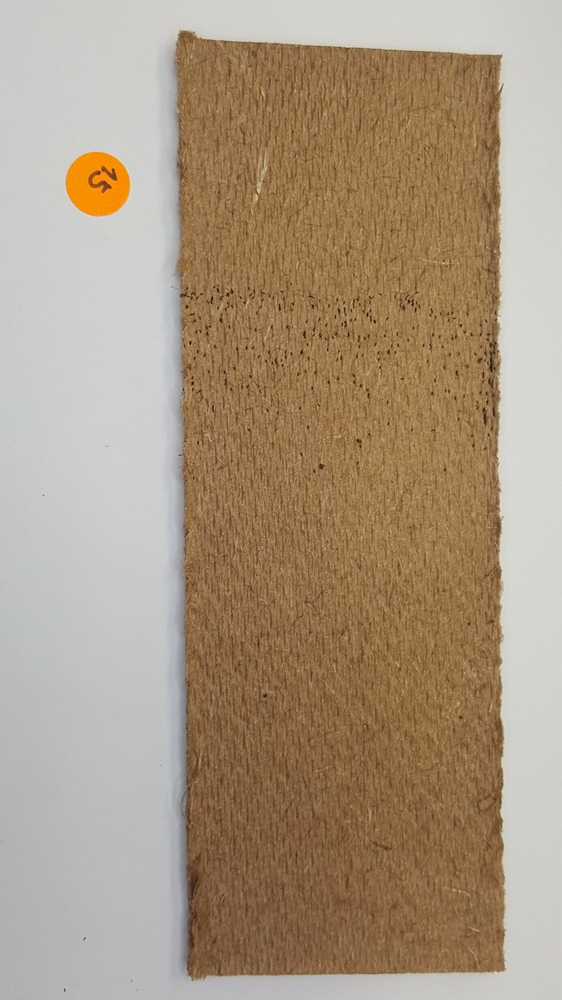
#> input picture src/python-test/palhetas/teste1.jpg, 562 x 1000 px, shrunk from 2988 x 5312 before the run; the run also reads 1 picture not shown here
$ python main.py
#> lines starting #> are read from the running program, lines starting #| are printed output that depends on the picture
#> in main, img_rgb is the input picture: shape (1000, 562, 3); mean B, G, R 129.4, 151.3, 170
### src/python-test/classe.py
import json

class ImageInfo:
    def __init__(self, name, coordinates_pair, count, template_name):
        self.name = name
        self.coordinates_pair = coordinates_pair
        self.count = count
        self.template_name = template_name

    def __str__(self):
        return "name: " + self.name + "\nwidth: " + str(self.coordinates_pair) + "\nchannels: " + str(self.count) + "\ntemplate_name: " + self.template_name

    def __repr__(self):
        return "name: " + self.name + "\nwidth: " + str(self.coordinates_pair) + "\nchannels: " + str(self.count) + "\ntemplate_name: " + self.template_name

    def to_json(self):
        if isinstance(self, ImageInfo):
            return json.dumps(self, default=lambda o: o.__dict__, sort_keys=True, indent=4)
        else:
            return None

def export_data(img, cont, template_name, img_rgb, coordinates):
    image_info = ImageInfo(img, coordinates, cont, template_name)
    json_str = image_info.to_json()
    if json_str is not None:
        json_file_name = "./results/data/"+img_rgb.split('.')[0]+f"template-{template_name}"+f"-{cont}.json"
        with open(json_file_name, "w") as json_file:
            json_file.write(json_str)

### src/python-test/main.py
import cv2 as cv
import numpy as np
from matplotlib import pyplot as plt
import os
from classe import *

def path_test(path):
    assert path is not None, "file could not be read, check with os.path.exists()"

def convert_gray(img):
    img_gray = cv.cvtColor(img, cv.COLOR_BGR2GRAY)
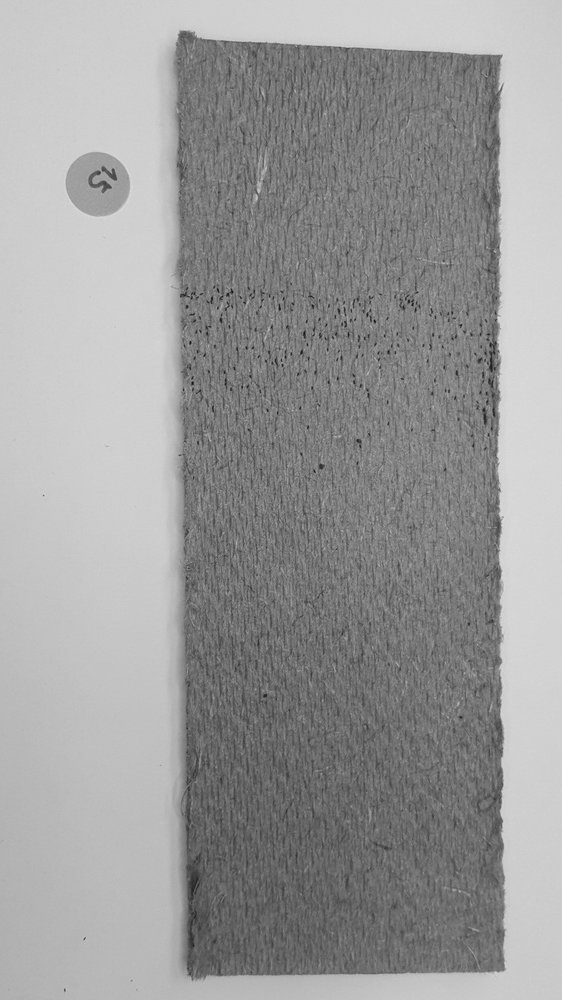
#> img_gray: shape (1000, 562); min 16, max 222, mean 154.4
    return img_gray

def process(img_rgb, template, cont, img):
    img_gray = convert_gray(img_rgb)
    w, h = template.shape[::-1]
#> w = 15; h = 15
    res = cv.matchTemplate(img_gray,template,cv.TM_CCOEFF_NORMED)
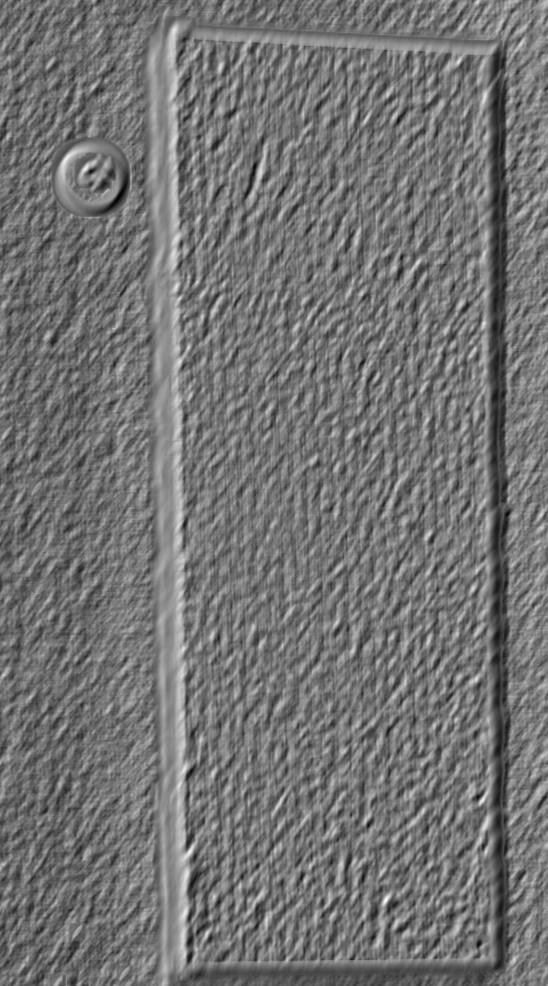
#> res: shape (986, 548) float32; min -0.591, max 0.692, mean -0.00739; drawn with min black and max white
    threshold = 0.75
    loc = np.where( res >= threshold)
#> loc = (empty array, empty array)
    coordenadas = []
    for pt in zip(*loc[::-1]):
        cv.rectangle(img_rgb, pt, (pt[0] + w, pt[1] + h), (0,0,255), 2)
        cont+=1
        coordenadas.append((pt[0], pt[1]))
#> this loop made 0 passes
#> after the loop, cont = 0; coordenadas = []
    coordenadas_str = ', '.join([f'({x}, {y})' for x, y in coordenadas])
    return img_rgb, cont, coordenadas_str

def sample_list(path):
    arquivos = [arq for arq in os.listdir(path) if os.path.isfile(os.path.join(path, arq))]
    print (arquivos)
    return arquivos

def main():
    path = './palhetas/'
    imgs = ['teste1.jpg', 'teste2.jpg', '20200214_143201.jpg']
    template_names = sample_list('./sample/')
    for template_name in template_names:
        for img in imgs:
            template = cv.imread('./sample/'+template_name, cv.IMREAD_GRAYSCALE)
            path_test(template)
            img_rgb = cv.imread(path+img)
            path_test(img_rgb)
            cont = 0
            img_rgb_proc, cont, coordinates = process(img_rgb, template, cont, img)
#> cont = 0; coordinates = ''
            if cont == 0: continue
            cv.imwrite('./results/media/'+img+'-'+f"template-{template_name}"+str(cont)+'.png',img_rgb_proc)
            export_data(img, cont, template_name, img, coordinates)
#> pass 2 of the loop in main, `for template_name in template_names:`:
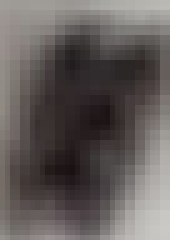
#> input picture src/python-test/sample/sample10.png, 34 x 48 px, shrunk from 183 x 256 before the run (shown 5 times larger)
#> in process (call 4), `res = cv.matchTemplate(img_gray,template,cv.TM_CCOEFF_NORMED)`:
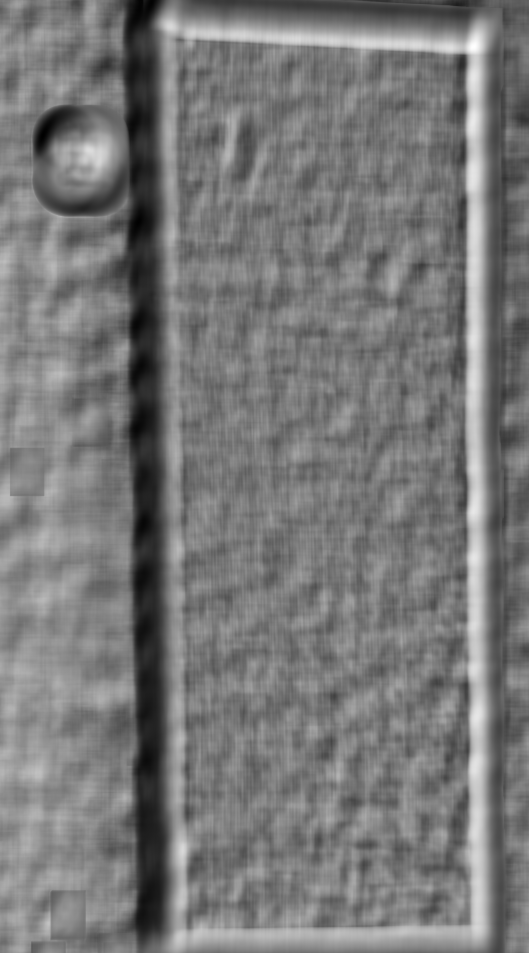
#> res: shape (953, 529) float32; min -0.562, max 0.631, mean 0.00219; drawn with min black and max white

if __name__ == '__main__':
    main()
